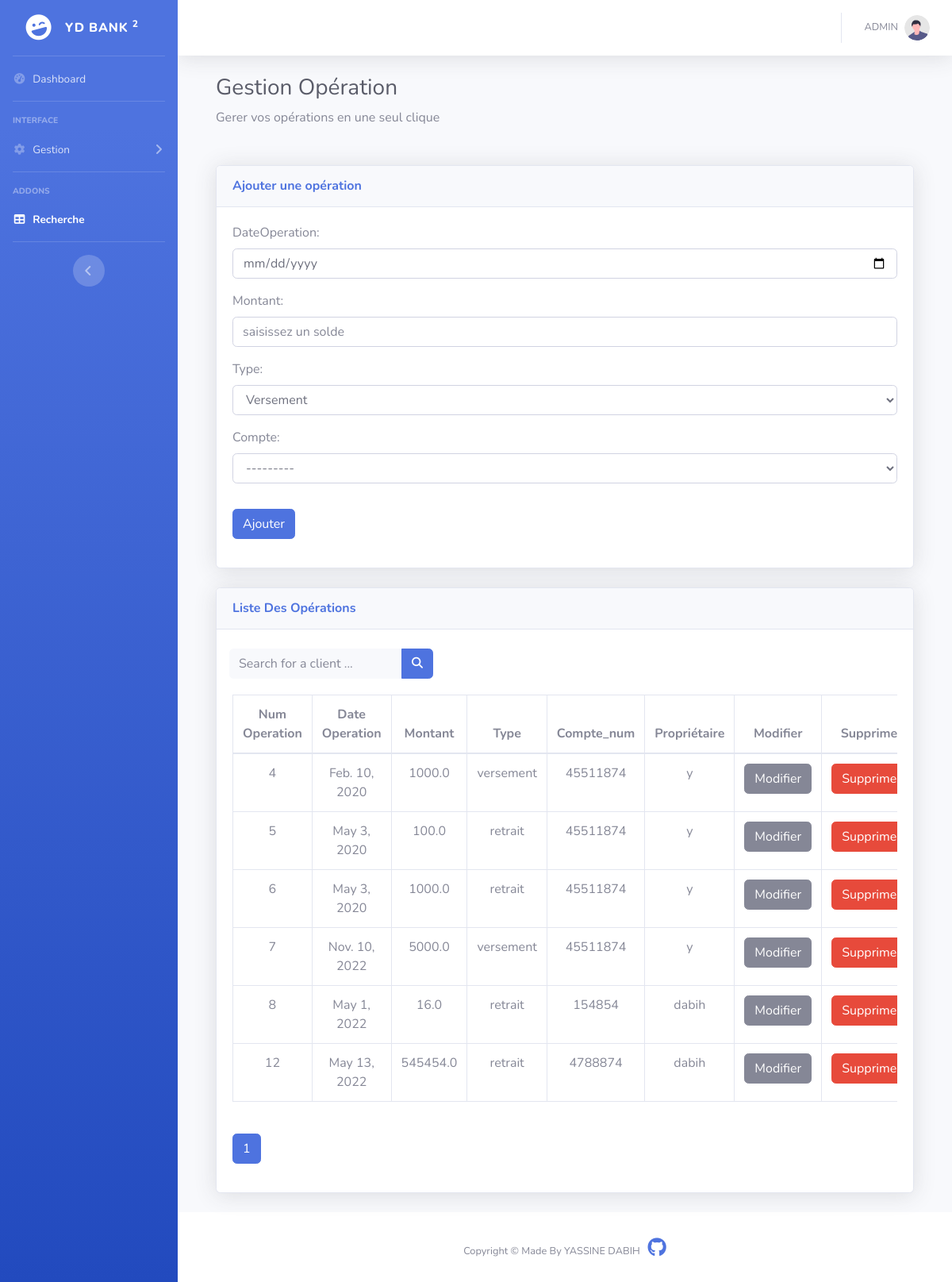
Page /operation (signed in) on the committed database.
### dabih_yassine/models.py (models this page shows, shortened)
class Operation(models.Model):
    numeroOperation = models.AutoField(primary_key=True, auto_created=True)
    dateOperation = models.DateField()
    montant = models.FloatField()
    typechoices = [('versement', 'Versement'),('retrait', 'Retrait'),]
    type = models.CharField(choices=typechoices,max_length=9,default='versement',)
    compte = models.ForeignKey(Compte, on_delete=models.CASCADE, related_name="compte")

class Compte(models.Model):
    numero = models.IntegerField(unique=True)
    dateCreation =models.DateField()
    solde= models.FloatField()
    client = models.ForeignKey(Client,on_delete=models.CASCADE,related_name="cl")
    def __str__(self):
        return f"numero = {self.numero} dateCreation = {self.dateCreation}  solde = {self.solde} ** client -> {self.client} "

class Client(models.Model):
    code = models.AutoField(primary_key=True,auto_created=True)
    nom=models.CharField(max_length=255)
    prenom=models.CharField(max_length=255)
    def __str__(self):
        return f"code = {self.code} nom = {self.nom}  prenom = {self.prenom} "

### dabih_yassine/views.py (the view)
# urls.py: path('operation', views.operations_list , name='operation'),
def operations_list(request):
    if not request.user.is_authenticated:
        return redirect('login')
    operations = Operation.objects.all()
    p = Paginator(operations, 10)
    page_number = request.GET.get('page',1)
    print("nombre de page -> {}".format(p.num_pages)) ## nbre pages
    try:
        page_obj = p.get_page(page_number)
    except PageNotAnInteger:
        page_obj = p.page(1)
    except EmptyPage:
        page_obj = p.page(1)
    context = {'items': page_obj}
    operationForm = OperationForm()
    context2 = {'items_forms': operationForm}
    return render(request, "operation.html", {'context': context, 'context2': context2})

### dabih_yassine/templates/operation.html (shortened to what this page needs)
{% extends 'squelette.html'%}
{%block content %}
                <div class="container-fluid">
                    <h1 class="h3 mb-2 text-gray-800">Gestion Opération</h1>
                    <p class="mb-4">Gerer vos opérations en une seul clique </p>
                    <br>
                     <div class="card shadow mb-4">
                                <div class="card-header py-3">
                                    <h6 class="m-0 font-weight-bold text-primary">Ajouter une opération</h6>
                                </div>
                                <div class="card-body">
                                    <div class="form-group">
                                        <form method="POST" action="{%url 'operation_forms_add'%}">
                                                {{ context2.items_forms.as_p }}
                                            <button type="submit" class="btn btn-primary mt-3">Ajouter</button>
                                        </form>
                                    </div>
                                </div>
                     </div>
                    <div class="card shadow mb-4">
                        <div class="card-header py-3">
                            <h6 class="m-0 font-weight-bold text-primary">Liste Des Opérations</h6>
                        </div>
                                 <br>
                            <form method="post" action="{% url 'operation_search' %}"
                    class="d-none d-sm-inline-block form-inline mr-auto ml-md-3 my-2 my-md-0 mw-100 navbar-search">
                    <div class="input-group">
                        <input type="text" class="form-control bg-light border-0 small" placeholder="Search for a client ..."
                            aria-label="Search" aria-describedby="basic-addon2" name="nom">
                        <div class="input-group-append">
                            <button class="btn btn-primary" type="submit">
                                <i class="fas fa-search fa-sm"></i>
                            </button>
                        </div>
                    </div>
                </form>
                        <div class="card-body">
                            <div class="table-responsive">
                                <table class="table table-bordered" id="dataTabl" width="100%" cellspacing="0" style="text-align:center;">
                                    <thead>
                                        <tr>
                                            <th>Num Operation</th>
                                            <th>Date Operation</th>
                                            <th>Montant</th>
                                            <th>Type</th>
                                            <th>Compte_num</th>
                                            <th>Propriétaire</th>
                                            <th>Modifier</th>
                                            <th>Supprimer</th>
                                        </tr>
                                    </thead>
                                    <tbody>
                                    {% for m in context.items %}
                                        <tr>
                                           <td>{{m.numeroOperation}}</td>
                                            <td>{{m.dateOperation}}</td>
                                            <td>{{m.montant}}</td>
                                            <td>{{m.type}}</td>
                                            <td>{{m.compte.numero}}</td>
                                            <td>{{m.compte.client.nom}}</td>
                                            <td> <a href="#" class="btn btn-secondary btn-icon-split">
                                                <span class="text">Modifier</span>
                                            </a></td>
                                            <td><a href="/operation/{{m.numeroOperation}}" class="btn btn-danger btn-icon-split" onclick="return confirm('voulez vous vraiment supprimer cette operation ?');">
                                                <span class="text">Supprimer</span>
                                            </a></td>
                                        </tr>
                                         {%endfor%}
                                    </tbody>
                                </table>
                            </div>
                            <br>
                            <nav aria-label="Page navigation example">
              <ul class="pagination">
                   {% if context.items.number != null %}
                <li class="page-item active"><a class="page-link" href="?page={{ context.items.number }}">{{ context.items.number }}</a></li>
                  {% endif %}
              </ul>
            </nav>
                        </div>
                    </div>
                </div>
{% endblock %}

### dabih_yassine/templates/includes/navbar.html (shortened to what this page needs)
 <nav class="navbar navbar-expand navbar-light bg-white topbar mb-4 static-top shadow">
                    {% load static %}
                    <ul class="navbar-nav ml-auto">
                        <li class="nav-item dropdown no-arrow">
                            <a class="nav-link dropdown-toggle" href="#" id="userDropdown" role="button"
                                data-toggle="dropdown" aria-haspopup="true" aria-expanded="false">
                                <span class="mr-2 d-none d-lg-inline text-gray-600 small">{{ user.username |upper }}</span>
                                <img class="img-profile rounded-circle"
                                    src="{% static 'image/undraw_profile.svg' %}">
                            </a>
                        </li>
                    </ul>
                </nav>

### rows in the picture
Operation: numeroOperation "4", dateOperation "Feb. 10, 2020", montant "1000.0", type "versement", compte.numero "45511874", compte.client.nom "y"
Operation: numeroOperation "5", dateOperation "May 3, 2020", montant "100.0", type "retrait", compte.numero "45511874", compte.client.nom "y"
Operation: numeroOperation "6", dateOperation "May 3, 2020", montant "1000.0", type "retrait", compte.numero "45511874", compte.client.nom "y"
Operation: numeroOperation "7", dateOperation "Nov. 10, 2022", montant "5000.0", type "versement", compte.numero "45511874", compte.client.nom "y"
Operation: numeroOperation "8", dateOperation "May 1, 2022", montant "16.0", type "retrait", compte.numero "154854", compte.client.nom "dabih"
Operation: numeroOperation "12", dateOperation "May 13, 2022", montant "545454.0", type "retrait", compte.numero "4788874", compte.client.nom "dabih"

### other values in the picture
{{ user.username |upper }} "ADMIN"
{{ context.items.number }} "1"
